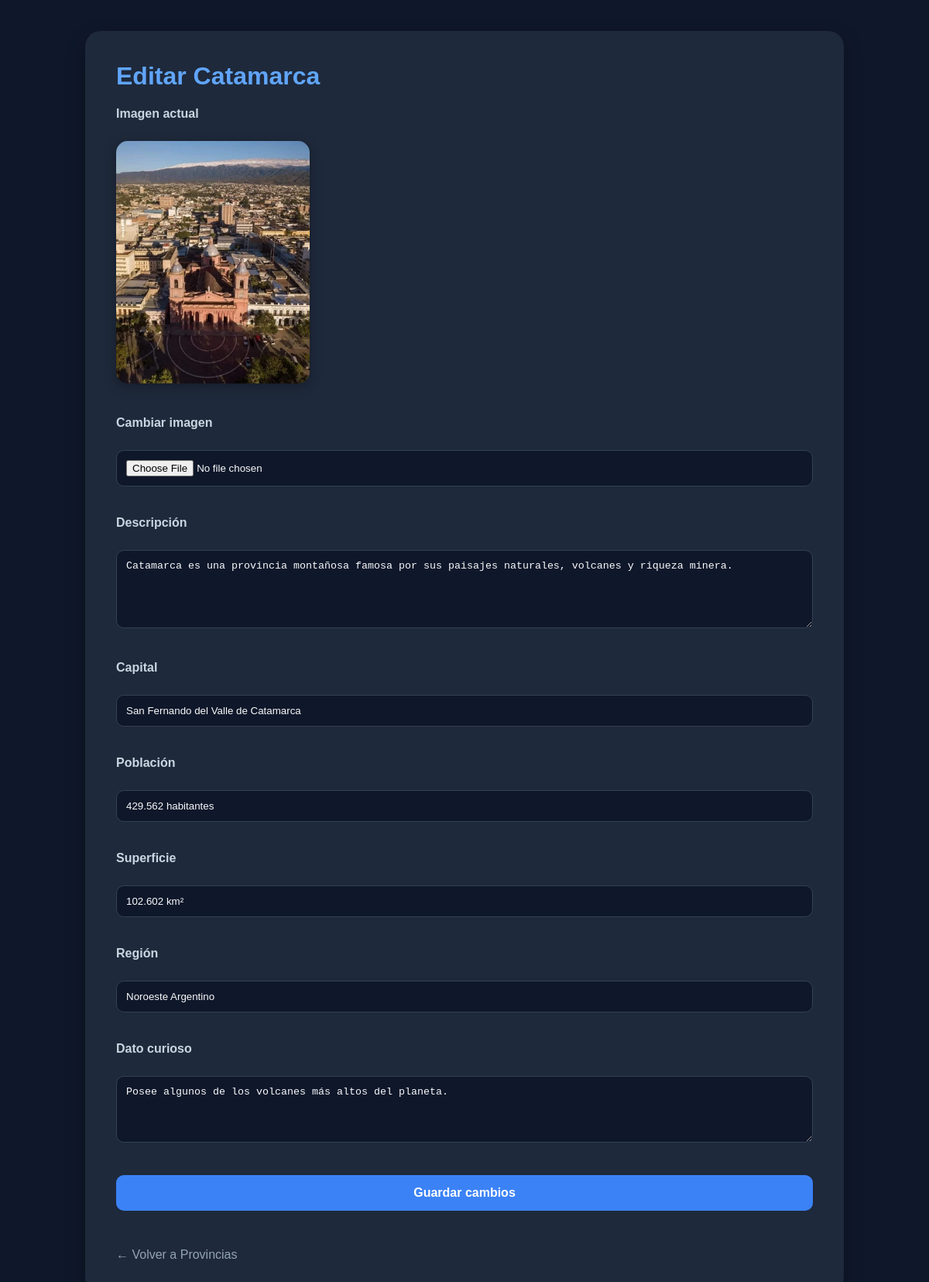
/admin/provincias/18/editar (signed in), run on the app's committed database.
### tables this page shows
CREATE TABLE provincias(
    id INTEGER PRIMARY KEY AUTOINCREMENT,
    nombre TEXT,
    imagen TEXT
);

CREATE TABLE informacion_provincia(
    id INTEGER PRIMARY KEY AUTOINCREMENT,
    provincia_id INTEGER,
    descripcion TEXT,
    capital TEXT,
    poblacion TEXT,
    superficie TEXT,
    region TEXT,
    dato_curioso TEXT
);

### routes/auth.py (the view, shortened to what this page needs)
@auth_bp.route(
    "/admin/provincias/<int:provincia_id>/editar",
    methods=["GET", "POST"]
)
def editar_provincias(provincia_id):
    if "usuario" not in session:
        return redirect(url_for("auth.login"))
    provincia = obtener_info_provincia_admin(
        provincia_id
    )
    return render_template("editar_provincias.html", provincia=provincia)

### models/provincias_models.py (called while the page is built)
def obtener_info_provincia_admin(provincia_id):
    cursor.execute("""
    SELECT
        provincias.id,
        provincias.nombre,
        provincias.imagen,
        informacion_provincia.descripcion,
        informacion_provincia.capital,
        informacion_provincia.poblacion,
        informacion_provincia.superficie,
        informacion_provincia.region,
        informacion_provincia.dato_curioso
    FROM provincias

    JOIN informacion_provincia
    ON provincias.id =
       informacion_provincia.provincia_id

    WHERE provincias.id = ?
    """, (provincia_id,))
    return cursor.fetchone()

### templates/editar_provincias.html (shortened to what this page needs)
<!DOCTYPE html>
<html>
<head>
</head>
<body>
    <div class="contenedor">
        <h1>
            Editar {{ provincia[1] }}
        </h1>
        <form method="POST" enctype="multipart/form-data">
            <label>
                Imagen actual
            </label>
            <br>
            <img
                src="{{ url_for('static', filename='img/provincias/' + provincia[2]) }}"
                width="250"
            >
            <br><br>
            <label>
                Cambiar imagen
            </label>
            <br>
            <input type="file" name="imagen" accept="image/*">
            <br><br>
            <label>
                Descripción
            </label>
            <br>
            <textarea name="descripcion" rows="5" cols="60">{{ provincia[3] }}</textarea>
            <br><br>
            <label>
                Capital
            </label>
            <br>
            <input type="text" name="capital" value="{{ provincia[4] }}">
            <br><br>
            <label>
                Población
            </label>
            <br>
            <input type="text" name="poblacion" value="{{ provincia[5] }}">
            <br><br>
            <label>
                Superficie
            </label>
            <br>
            <input type="text" name="superficie" value="{{ provincia[6] }}">
            <br><br>
            <label>
                Región
            </label>
            <br>
            <input type="text" name="region" value="{{ provincia[7] }}">
            <br><br>
            <label>
                Dato curioso
            </label>
            <br>
            <textarea name="dato_curioso" rows="4" cols="60">{{ provincia[8] }}</textarea>
            <br><br>
            <button type="submit">
                Guardar cambios
            </button>
        </form>
    <div/>
    <br>
    <a class="volver" href="{{ url_for('auth.admin_provincias') }}" > ← Volver a Provincias </a>
</body>
</html>

### templates/editar_provincias.html (style rules this page uses)
body { margin: 0; padding: 40px; font-family: Arial, sans-serif; background-color: #0f172a; color: #f8fafc; }
.contenedor { max-width: 900px; margin: auto; background-color: #1e293b; padding: 40px; border-radius: 20px; box-shadow: 0 10px 25px rgba( 0, 0, 0, 0.3 ); }
h1 { margin-top: 0; color: #60a5fa; }
label { display: block; margin-bottom: 8px; font-weight: bold; color: #cbd5e1; }
input, textarea { width: 100%; box-sizing: border-box; padding: 12px; margin-bottom: 20px; border-radius: 10px; border: 1px solid #334155; background-color: #0f172a; color: #f8fafc; }
img { border-radius: 15px; box-shadow: 0 4px 15px rgba( 0, 0, 0, 0.3 ); margin-bottom: 20px; }
button { width: 100%; padding: 14px; border: none; border-radius: 10px; background-color: #3b82f6; color: white; font-size: 16px; font-weight: bold; cursor: pointer; transition: 0.3s; }
.volver { display: inline-block; margin-top: 30px; color: #94a3b8; text-decoration: none; }

### data on the page
provincias: nombre "Catamarca", imagen (picture)
informacion_provincia: descripcion "Catamarca es una provincia montañosa famosa por sus paisajes naturales, volcanes y riqueza minera.", capital "San Fernando del Valle de Catamarca", poblacion "429.562 habitantes", superficie "102.602 km²", region "Noroeste Argentino", dato_curioso "Posee algunos de los volcanes más altos del planeta."
